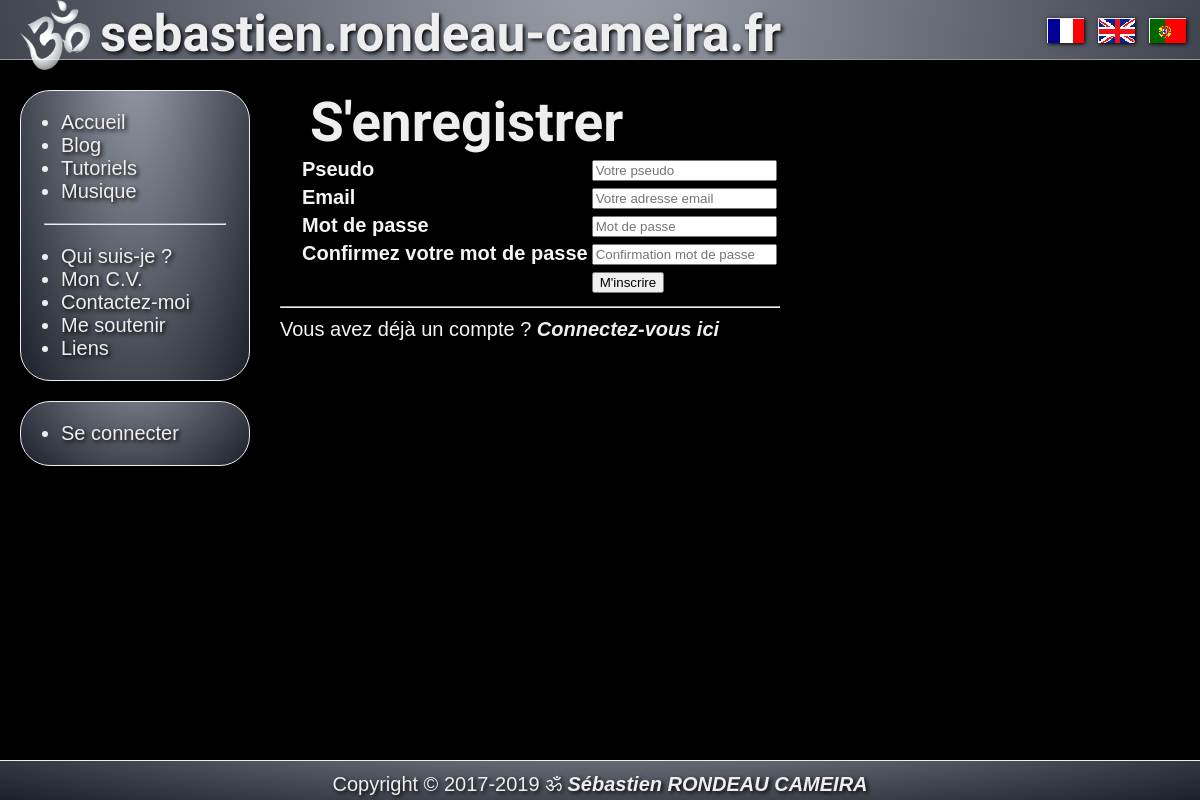
The page /?page=register on the database its author committed.
### tables this page shows
CREATE TABLE IF NOT EXISTS `pages_fr` (
`page_id` int(11) NOT NULL,
  `page_slug` varchar(11) NOT NULL,
  `page_title` varchar(50) NOT NULL,
  `page_content` longtext NOT NULL
);

### public_html/index.php (called while the page is built, shortened)
<?php
    require 'includes/inc_gestion_lang.php';
    if (!empty($_GET['page'])) {
        $slug = $_GET['page'];
    }
    else {
        $slug = "home";
        $og_type = "website";
    }
    $pages = new Pages();
    if($lang == 'fr') {
        $page = $pages->findFr($slug);
    } elseif($lang == 'en') {
        $page = $pages->findEn($slug);
    } elseif($lang == 'pt') {
        $page = $pages->findPt($slug);
    }
    $title = $page['page_title'];
    $text = $page['page_content'];
    require 'includes/inc_head.php';
    require 'includes/inc_header.php';
    require 'includes/inc_page_'.$slug.'.php';
    require 'includes/inc_footer.php';

### public_html/App/Db.php (called while the page is built, shortened)
<?php
abstract class Db
{
    protected static $_instance = null;
    public static function getInstance()
    {
        if(self::$_instance === null)
        {
            self::$_instance = new PDO
            (
                'mysql:host=localhost;dbname=sebastien;charset=utf8',
                'sebastien',
                '6spCeWFu8smHKY51',
                [
                    PDO::ATTR_ERRMODE => PDO::ERRMODE_EXCEPTION,
                    PDO::ATTR_DEFAULT_FETCH_MODE => PDO::FETCH_ASSOC
                ]
            );
        }
        return self::$_instance;
    }
    public function __construct()
    {
        $this->pdo = Db::getInstance();
    }
}

### public_html/App/Classes/Pages.php (called while the page is built, shortened)
<?php
class Pages extends Db
{
    public function findFr(string $slug)
    {
        $sql = "SELECT
        `page_id`,
        `page_slug`,
        `page_title`,
        `page_content`
        FROM `pages_fr`
        WHERE `page_slug` = :page_slug";
        $stmt = $this->pdo->prepare($sql);
        $stmt->bindValue(
            ':page_slug',
            $slug
        );
        if($stmt->execute())
        {
            $result = $stmt->fetch();
        }
        return $result;
    }
}

### public_html/includes/locales/fr/inc_lang_register.php (the view, shortened to what this page needs)
        <article>
            <div class="title"><?php echo $title; ?></div>
            <div class="article">
                <form method="POST">
                    <table>
                        <tr>
                            <th><label>Pseudo</label></th>
                            <td><input type="text" name="username" placeholder="Votre pseudo" value="<?php if(!empty($_POST['username'])) {
                                echo($_POST['username']);
                            } ?>" /></td>
                        </tr>
                        <tr>
                            <th><label>Email</label></th>
                            <td><input type="text" name="email" placeholder="Votre adresse email" value="<?php if(!empty($_POST['email'])) {
                                echo($_POST['email']);
                            } ?>" /></td>
                        </tr>
                        <tr>
                            <th><label>Mot de passe</label></th>
                            <td><input type="password" name="password" placeholder="Mot de passe" value="<?php if(!empty($_POST['password'])) {
                                echo($_POST['password']);
                            } ?>" /></td>
                        </tr>
                        <tr>
                            <th><label>Confirmez votre mot de passe</label></th>
                            <td><input type="password" name="password_confirm" placeholder="Confirmation mot de passe" /></td>
                        </tr>
                        <tr>
                            <th></th>
                            <td><button type="submit">M'inscrire</button></td>
                        </tr>
                    </table>
                </form>
                <hr />
<?php echo $text; ?>
            </div>
        </article>

### public_html/css/style.css (style rules this page uses)
:root { --blue: #3c3d76; --dark: #000000; --light: #eeeeee; --font-title: 'Tangerine', serif; --font-default: "Trebuchet MS", "Arial", "Lucida grande", "Bitstream Charter", "Liberation sans", "FreeSans", sans-serif; }
* { box-sizing: border-box; }
a, a:visited { color: var(--light); text-decoration: none; text-shadow: 2px 2px 4px var(--dark); }
article { float: left; padding: 20px; margin-left: 260px; margin-right: 30px; }
body { margin: 0 auto; padding-top: 70px; background-repeat: no-repeat; background-attachment: fixed; background-position: top; background-size: 100%; background-color: var(--dark); font-family: var(--font-default); }
td { vertical-align: top; }
th { padding-left: 20px; }
.article { margin-bottom: 50px; color: whitesmoke; font-size: 20px; text-align: justify; text-shadow: 2px 2px 4px var(--dark); }
.article a, .article a:visited { color: var(--light); font-weight: bold; font-style: italic; font-size: 20px; }
.title { text-align: left; margin-left: 30px; color: var(--light); font-family: var(--font-title); font-size: 55px; font-weight: bold; text-shadow: 2px 2px 4px var(--dark); }

### rows shown on the page
pages_fr: page_title "S'enregistrer", page_content "Vous avez déjà un compte ? Connectez-vous ici"
